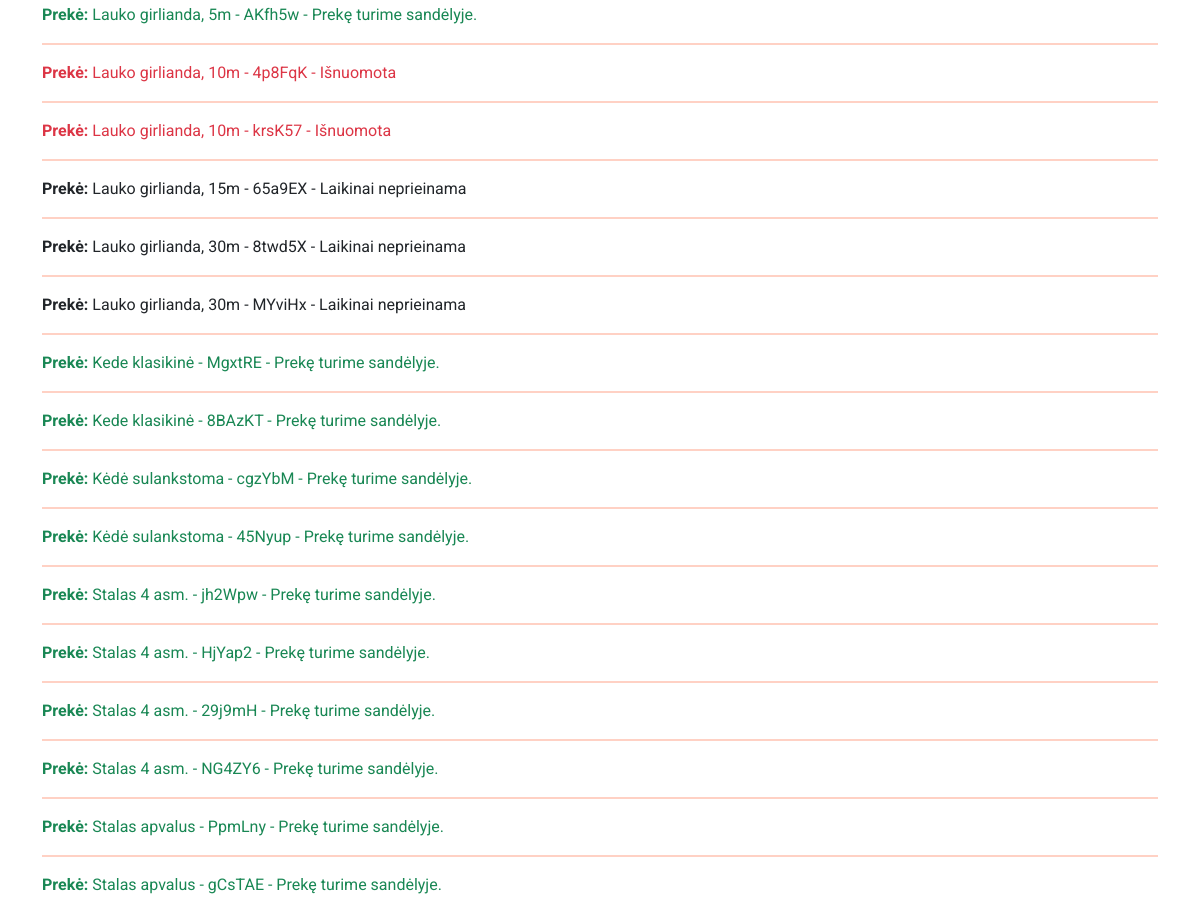
Page /rent/statuses/ (signed in, middle part) on the earlier database version.
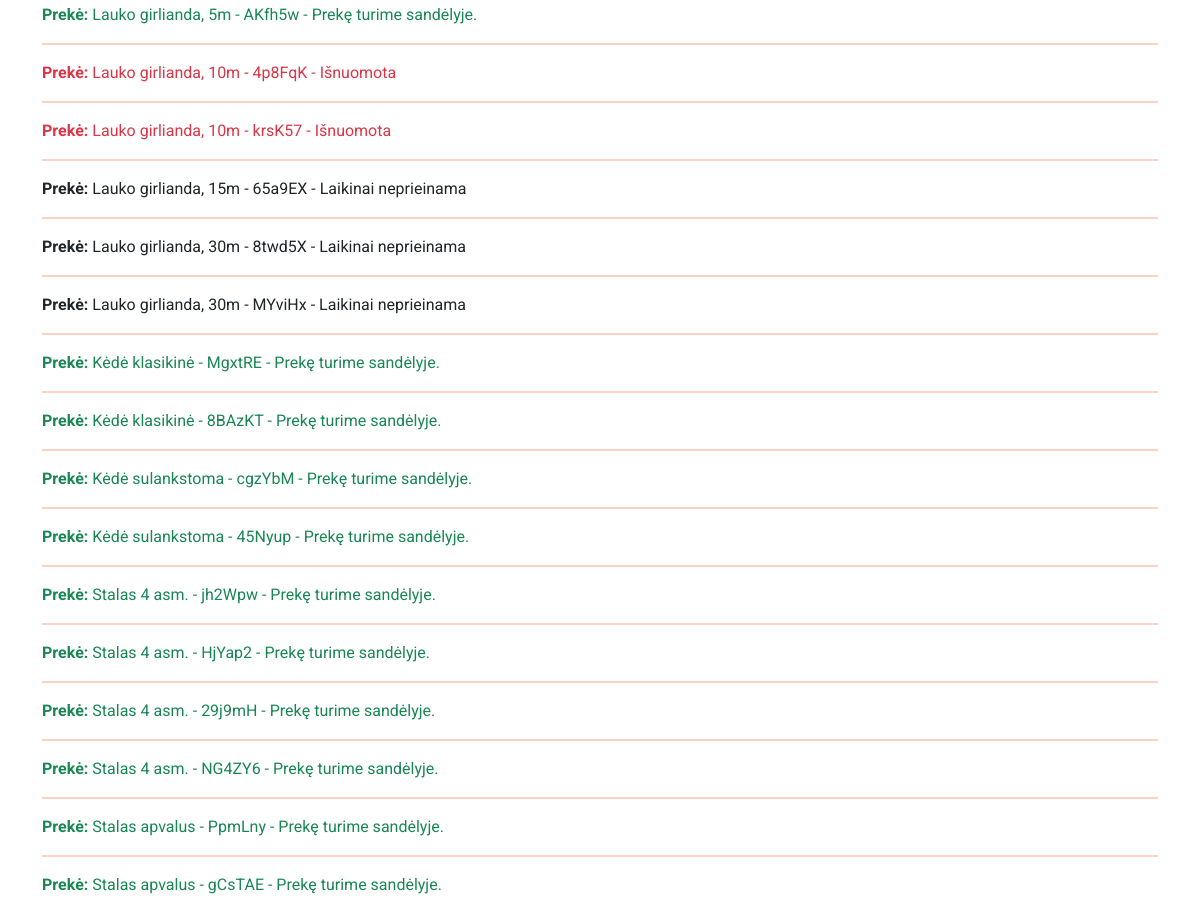
Same page on the later database version.
### rent/models.py (models this page shows, shortened)
class Status(models.Model):
    uuid = ShortUUIDField(help_text='Unikalus ID vienodams produktams')
    product = models.ForeignKey(to="Product", null=True, blank=True, on_delete=models.CASCADE, verbose_name="Produktas", related_name="product_status")
    customer = models.ForeignKey(to=User, null=True, blank=True, on_delete=models.SET_NULL, verbose_name="Klientas")
    reservations = models.ForeignKey(to="Reservation", on_delete=models.SET_NULL, null=True, blank=True, related_name="status_reservations")
    created_at = models.DateTimeField(auto_now_add=True, null=True, blank=True, verbose_name="Sukurta")
    LOAN_STATUS = (
        ('n', 'Laikinai neprieinama'),
        ('i', 'Išnuomota'),
        ('g', 'Prekę turime sandėlyje.'),
        ('r', 'Rezervuota'),
    )
    condition = models.CharField(max_length=1, choices=LOAN_STATUS, blank=True, default="a", verbose_name="Būsena")
    class Meta:
        ordering = ['due_date']
        verbose_name = "Produkto būsena"
        verbose_name_plural = "Produktų būsenos"
        ordering = ['-pk']
    def __str__(self):
        return f"{str(self.uuid)[:6]} - {self.get_condition_display()}"

class Product(models.Model):
    name = models.CharField(verbose_name="Pavadinimas", max_length=100)
    price = models.IntegerField(verbose_name="Kaina", null=True, blank=True, help_text="Paros nuomos kaina")
    description = HTMLField(verbose_name="Aprašymas", max_length=1000, help_text='Trumpas produkto aprašymas', null=True, blank=True, default="")
    inv_no = models.CharField(verbose_name="Invenorizacijos numeris", max_length=100, null=True, blank=True, unique=True,
                              help_text="Veskite invenorizacijos numerį")
    quantity = models.IntegerField(verbose_name="Kiekis", null=True, blank=True, help_text="Kiekis")
    group = models. ForeignKey(to="Group", on_delete=models.SET_NULL, null=True, blank=True, verbose_name="Produktų grupės", help_text="Parinkite kokia grupei priklauso produktas")
    cover = models.ImageField(verbose_name="Paveikslėlis", upload_to='covers', null=True, blank=True)
    class Meta:
        verbose_name = "Prouktas"
        verbose_name_plural = "Produktai"
        ordering = ['inv_no']

### rent/views.py (the view)
# urls.py: path('statuses/', views.StatusListView.as_view(), name='statuses'),
class StatusListView(LoginRequiredMixin, UserPassesTestMixin, generic.ListView):
     model = Status
     template_name = "statuses.html"
     context_object_name = "statuses"
     ordering = ["product", "-created_at"]
     def test_func(self):
         return self.request.user.profile.is_employee

### rent/templates/statuses.html (shortened to what this page needs)
{% extends "base2.html" %}
{% load i18n %}
{% load static %}
{% block "content" %}
<section id="my_products" class="services section">
    <div class="container" data-aos="fade-up" data-aos-delay="100">
        {% for status in statuses %}
        <a href="{% url 'single_status' status.pk %}"><p class="{% if status.condition == 'i' %}text-danger{% elif status.condition == 'g' %}text-success
    {% elif status.condition == 'n' %}text-dark{% endif %}">
            <strong>Prekė:</strong> {{ status.product.name }} - {{ status }}</p></a>
        <hr style="border: none; height: 2px; background-color: #ff4a17;"/>
        {% endfor %}
    </div>
</section>
{% endblock %}

Differences in the rows shown:
changed through a linked row, Status "MgxtRE - Prekę turime sandėlyje.": product.name "Kede klasikinė" → "Kėdė klasikinė"
changed through a linked row, Status "8BAzKT - Prekę turime sandėlyje.": product.name "Kede klasikinė" → "Kėdė klasikinė"
